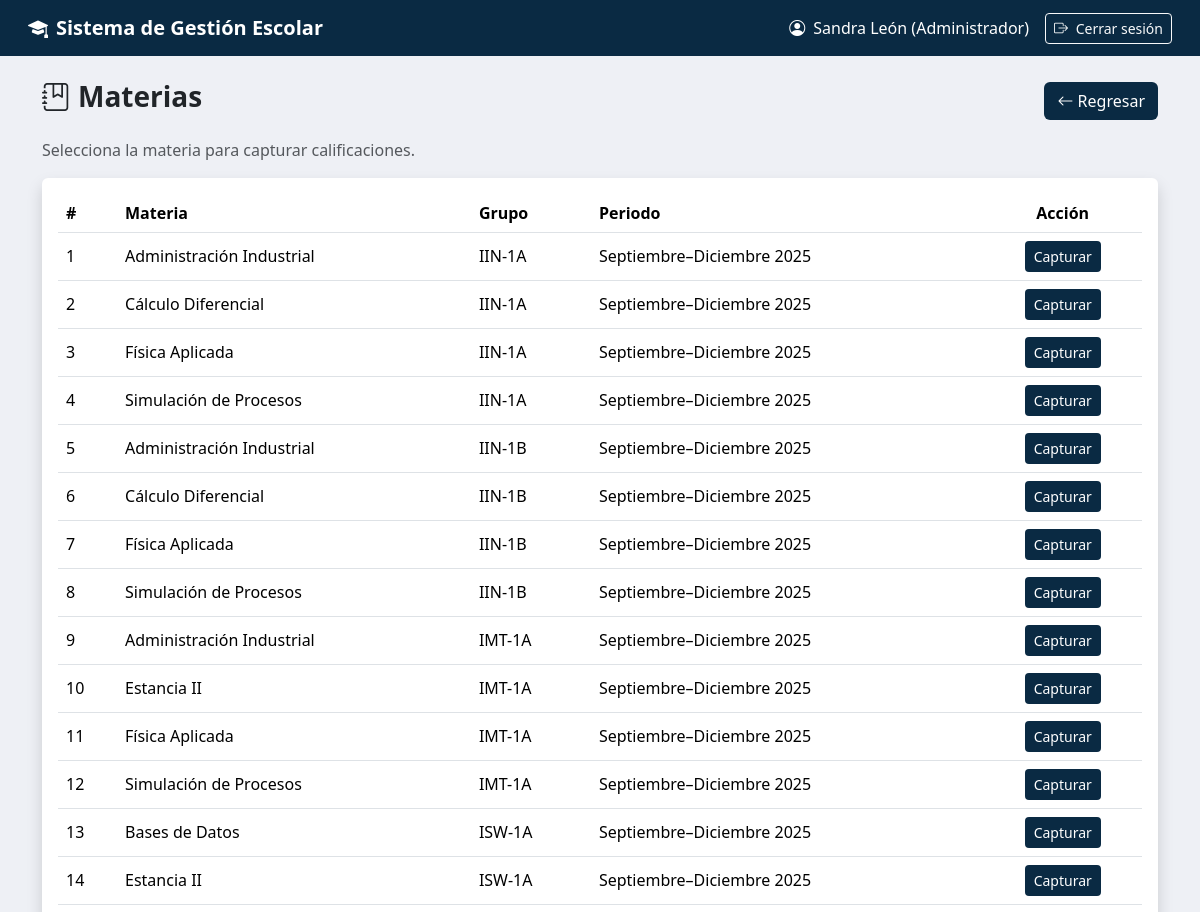
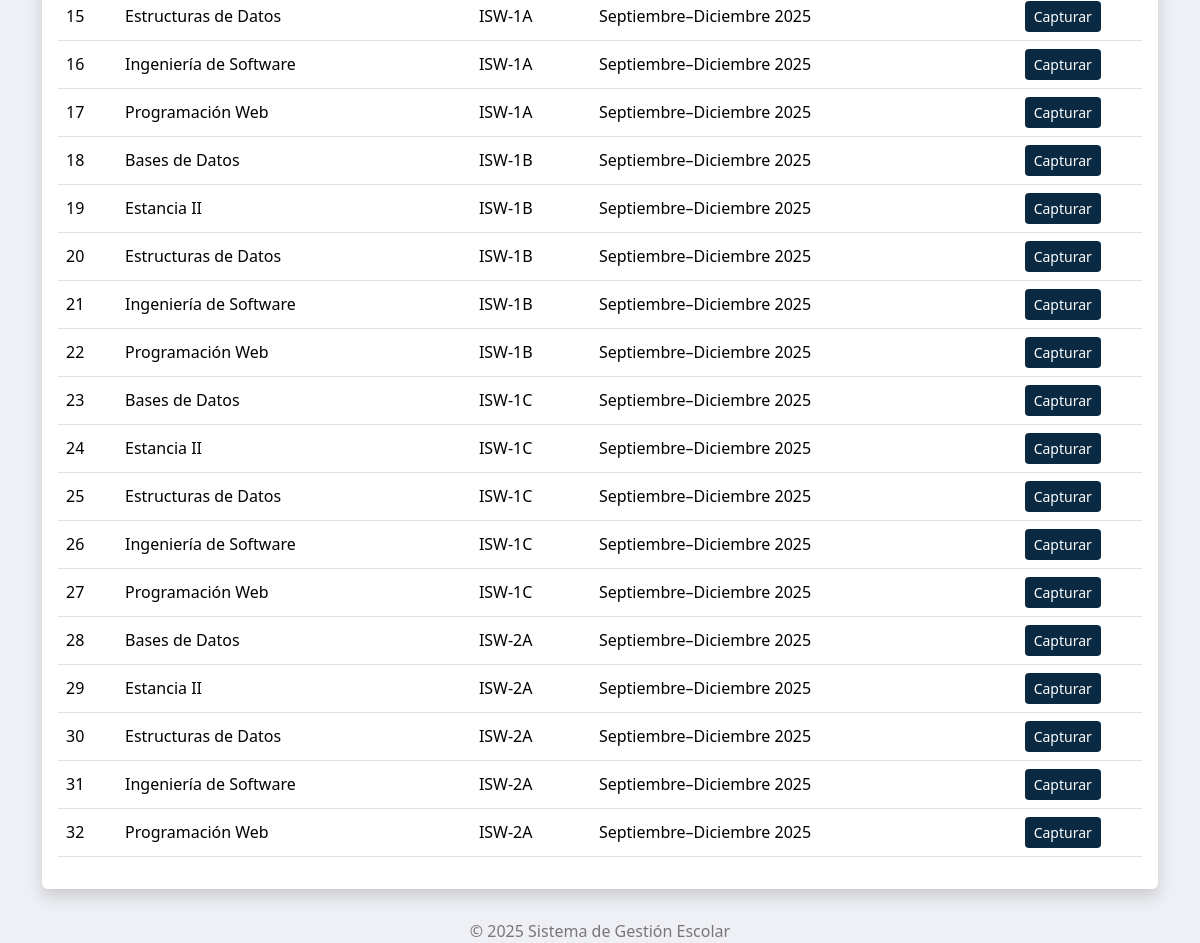
Screenshot of /index.php?action=capturaCalificaciones (signed in) with the database file from the repository (2 pictures, top to bottom).
### tables this page shows
CREATE TABLE asignaciones (
    idAsignacion INT AUTO_INCREMENT PRIMARY KEY,
    idDocente INT NOT NULL,
    idMateria INT NOT NULL,
    idGrupo INT NOT NULL,
    idPeriodo INT NOT NULL,
    FOREIGN KEY (idDocente) REFERENCES docentes(idDocente)
        ON DELETE CASCADE
        ON UPDATE CASCADE,
    FOREIGN KEY (idMateria) REFERENCES materias(idMateria)
        ON DELETE CASCADE
        ON UPDATE CASCADE,
    FOREIGN KEY (idGrupo) REFERENCES grupos(idGrupo)
        ON DELETE CASCADE
        ON UPDATE CASCADE,
    FOREIGN KEY (idPeriodo) REFERENCES periodosEscolares(idPeriodo)
        ON DELETE CASCADE
        ON UPDATE CASCADE
);

CREATE TABLE materias (
    idMateria INT AUTO_INCREMENT PRIMARY KEY,
    nombreMateria VARCHAR(100) NOT NULL,
    claveMateria VARCHAR(20) UNIQUE NOT NULL,
    horasSemana INT,
    idPeriodo INT,
    FOREIGN KEY (idPeriodo) REFERENCES periodosEscolares(idPeriodo)
        ON DELETE CASCADE
        ON UPDATE CASCADE
);

CREATE TABLE grupos (
    idGrupo INT AUTO_INCREMENT PRIMARY KEY,
    nombreGrupo VARCHAR(50) NOT NULL,
    idCarrera INT NOT NULL,
    idPeriodo INT NOT NULL,
    FOREIGN KEY (idCarrera) REFERENCES carreras(idCarrera)
        ON DELETE CASCADE
        ON UPDATE CASCADE,
    FOREIGN KEY (idPeriodo) REFERENCES periodosEscolares(idPeriodo)
        ON DELETE CASCADE
        ON UPDATE CASCADE
);

CREATE TABLE periodosEscolares (
    idPeriodo INT AUTO_INCREMENT PRIMARY KEY,
    nombrePeriodo VARCHAR(50) NOT NULL,
    fechaInicio DATE NOT NULL,
    fechaFin DATE NOT NULL
);

### app/controllers/capturaCalifController.php (called while the page is built, shortened)
<?php
require_once __DIR__ . '/../models/capturaCalifModel.php';
class CapturaCalifController {
    private $model;
    public function __construct($connection) {
        $this->model = new CapturaCalifModel($connection);
    }
    public function seleccionarMateria() {
        $rol = $_SESSION['usuario']['rol'];
        if ($rol === 'Docente') {
            if (!isset($_SESSION['usuario']['idDocente'])) {
                die("Error: el docente no tiene un ID asociado.");
            }
            $idDocente = intval($_SESSION['usuario']['idDocente']);
            $materias = $this->model->obtenerAsignacionesDocente($idDocente);
        } else {
            $materias = $this->model->obtenerTodasLasAsignaciones();
        }
        include __DIR__ . '/../views/Calificaciones/seleccionarMateria.php';
    }
}

### app/models/capturaCalifModel.php (called while the page is built, shortened)
<?php
class CapturaCalifModel {
    private $connection;
    public function __construct($connection) {
        $this->connection = $connection;
    }
    public function obtenerTodasLasAsignaciones() {
        $sql = "
            SELECT
                a.idAsignacion,
                a.idMateria,
                a.idGrupo,
                m.nombreMateria,
                g.nombreGrupo,
                p.nombrePeriodo
            FROM asignaciones a
            INNER JOIN materias m ON a.idMateria = m.idMateria
            INNER JOIN grupos g ON a.idGrupo = g.idGrupo
            INNER JOIN periodosEscolares p ON m.idPeriodo = p.idPeriodo
            ORDER BY g.nombreGrupo ASC, m.nombreMateria ASC
        ";
        return $this->connection->query($sql);
    }
}

### app/views/Calificaciones/seleccionarMateria.php (the view, shortened to what this page needs)
<link href="https://cdn.jsdelivr.net/npm/bootstrap@5.3.3/dist/css/bootstrap.min.css" rel="stylesheet">
<link href="https://cdn.jsdelivr.net/npm/bootstrap-icons@1.11.3/font/bootstrap-icons.css" rel="stylesheet">
<nav class="navbar navbar-expand-lg navbar-dark navbar-dinamica px-3">
  <div class="container-fluid">
    <span class="navbar-brand fw-semibold">
      <i class="bi bi-mortarboard-fill me-2"></i>Sistema de Gestión Escolar
    </span>
    <div class="ms-auto d-flex align-items-center">
      <span class="text-white me-3">
        <i class="bi bi-person-circle me-1"></i>
        <?= htmlspecialchars($_SESSION['usuario']['nombre']) ?>
        (<?= htmlspecialchars($_SESSION['usuario']['rol']) ?>)
      </span>
      <a href="<?= BASE_URL ?>index.php?action=logout"
         class="btn btn-outline-light btn-sm">
        <i class="bi bi-box-arrow-right me-1"></i> Cerrar sesión
      </a>
    </div>
  </div>
</nav>
<div class="container mt-4">
    <div class="d-flex justify-content-between align-items-center mb-3">
        <h3 class="fw-bold">
            <i class="bi bi-journal-bookmark me-2"></i>Materias
        </h3>
        <?php
            $dashboard = match($_SESSION['usuario']['rol']) {
                'Administrador'  => 'dashboard',
                'Administrativo' => 'dashboard_administrativo',
                'Docente'        => 'dashboard_docente',
                default          => 'dashboard'
            };
        ?>
        <a href="index.php?action=<?= $dashboard ?>" class="btn btn-dinamico">
            <i class="bi bi-arrow-left"></i> Regresar
        </a>
    </div>
    <p class="text-muted">Selecciona la materia para capturar calificaciones.</p>
    <div class="card shadow border-0">
        <div class="card-body">
            <table class="table table-hover align-middle">
                <thead class="thead-dinamico">
                    <tr>
                        <th>#</th>
                        <th>Materia</th>
                        <th>Grupo</th>
                        <th>Periodo</th>
                        <th class="text-center">Acción</th>
                    </tr>
                </thead>
                <tbody>
                    <?php $i=1; while($row = $materias->fetch_assoc()): ?>
                    <tr>
                        <td><?= $i++ ?></td>
                        <td><?= htmlspecialchars($row['nombreMateria']) ?></td>
                        <td><?= htmlspecialchars($row['nombreGrupo']) ?></td>
                        <td><?= htmlspecialchars($row['nombrePeriodo'] ?? 'Sin periodo') ?></td>
                        <td class="text-center">
                            <a href="index.php?action=calif_alumnos&materia=<?= intval($row['idMateria']) ?>&grupo=<?= intval($row['idGrupo']) ?>"
                            class="btn btn-dinamico btn-sm">
                                Capturar
                            </a>
                        </td>
                    </tr>
                    <?php endwhile; ?>
                </tbody>
            </table>
        </div>
    </div>
</div>
<div class="footer">
    © 2025 Sistema de Gestión Escolar
</div>

### rows the page displays
asignaciones: idMateria.nombreMateria "Administración Industrial", idGrupo.nombreGrupo "IIN-1A", idPeriodo.nombrePeriodo "Septiembre–Diciembre 2025"
asignaciones: idMateria.nombreMateria "Cálculo Diferencial", idGrupo.nombreGrupo "IIN-1A", idPeriodo.nombrePeriodo "Septiembre–Diciembre 2025"
asignaciones: idMateria.nombreMateria "Física Aplicada", idGrupo.nombreGrupo "IIN-1A", idPeriodo.nombrePeriodo "Septiembre–Diciembre 2025"
asignaciones: idMateria.nombreMateria "Simulación de Procesos", idGrupo.nombreGrupo "IIN-1A", idPeriodo.nombrePeriodo "Septiembre–Diciembre 2025"
asignaciones: idMateria.nombreMateria "Administración Industrial", idGrupo.nombreGrupo "IIN-1B", idPeriodo.nombrePeriodo "Septiembre–Diciembre 2025"
asignaciones: idMateria.nombreMateria "Cálculo Diferencial", idGrupo.nombreGrupo "IIN-1B", idPeriodo.nombrePeriodo "Septiembre–Diciembre 2025"
asignaciones: idMateria.nombreMateria "Física Aplicada", idGrupo.nombreGrupo "IIN-1B", idPeriodo.nombrePeriodo "Septiembre–Diciembre 2025"
asignaciones: idMateria.nombreMateria "Simulación de Procesos", idGrupo.nombreGrupo "IIN-1B", idPeriodo.nombrePeriodo "Septiembre–Diciembre 2025"
asignaciones: idMateria.nombreMateria "Administración Industrial", idGrupo.nombreGrupo "IMT-1A", idPeriodo.nombrePeriodo "Septiembre–Diciembre 2025"
asignaciones: idMateria.nombreMateria "Estancia II", idGrupo.nombreGrupo "IMT-1A", idPeriodo.nombrePeriodo "Septiembre–Diciembre 2025"
asignaciones: idMateria.nombreMateria "Física Aplicada", idGrupo.nombreGrupo "IMT-1A", idPeriodo.nombrePeriodo "Septiembre–Diciembre 2025"
asignaciones: idMateria.nombreMateria "Simulación de Procesos", idGrupo.nombreGrupo "IMT-1A", idPeriodo.nombrePeriodo "Septiembre–Diciembre 2025"
asignaciones: idMateria.nombreMateria "Bases de Datos", idGrupo.nombreGrupo "ISW-1A", idPeriodo.nombrePeriodo "Septiembre–Diciembre 2025"
asignaciones: idMateria.nombreMateria "Estancia II", idGrupo.nombreGrupo "ISW-1A", idPeriodo.nombrePeriodo "Septiembre–Diciembre 2025"
asignaciones: idMateria.nombreMateria "Estructuras de Datos", idGrupo.nombreGrupo "ISW-1A", idPeriodo.nombrePeriodo "Septiembre–Diciembre 2025"
asignaciones: idMateria.nombreMateria "Ingeniería de Software", idGrupo.nombreGrupo "ISW-1A", idPeriodo.nombrePeriodo "Septiembre–Diciembre 2025"
asignaciones: idMateria.nombreMateria "Programación Web", idGrupo.nombreGrupo "ISW-1A", idPeriodo.nombrePeriodo "Septiembre–Diciembre 2025"
asignaciones: idMateria.nombreMateria "Bases de Datos", idGrupo.nombreGrupo "ISW-1B", idPeriodo.nombrePeriodo "Septiembre–Diciembre 2025"
asignaciones: idMateria.nombreMateria "Estancia II", idGrupo.nombreGrupo "ISW-1B", idPeriodo.nombrePeriodo "Septiembre–Diciembre 2025"
asignaciones: idMateria.nombreMateria "Estructuras de Datos", idGrupo.nombreGrupo "ISW-1B", idPeriodo.nombrePeriodo "Septiembre–Diciembre 2025"
asignaciones: idMateria.nombreMateria "Ingeniería de Software", idGrupo.nombreGrupo "ISW-1B", idPeriodo.nombrePeriodo "Septiembre–Diciembre 2025"
asignaciones: idMateria.nombreMateria "Programación Web", idGrupo.nombreGrupo "ISW-1B", idPeriodo.nombrePeriodo "Septiembre–Diciembre 2025"
asignaciones: idMateria.nombreMateria "Bases de Datos", idGrupo.nombreGrupo "ISW-1C", idPeriodo.nombrePeriodo "Septiembre–Diciembre 2025"
asignaciones: idMateria.nombreMateria "Estancia II", idGrupo.nombreGrupo "ISW-1C", idPeriodo.nombrePeriodo "Septiembre–Diciembre 2025"
asignaciones: idMateria.nombreMateria "Estructuras de Datos", idGrupo.nombreGrupo "ISW-1C", idPeriodo.nombrePeriodo "Septiembre–Diciembre 2025"
asignaciones: idMateria.nombreMateria "Ingeniería de Software", idGrupo.nombreGrupo "ISW-1C", idPeriodo.nombrePeriodo "Septiembre–Diciembre 2025"
asignaciones: idMateria.nombreMateria "Programación Web", idGrupo.nombreGrupo "ISW-1C", idPeriodo.nombrePeriodo "Septiembre–Diciembre 2025"
asignaciones: idMateria.nombreMateria "Bases de Datos", idGrupo.nombreGrupo "ISW-2A", idPeriodo.nombrePeriodo "Septiembre–Diciembre 2025"
asignaciones: idMateria.nombreMateria "Estancia II", idGrupo.nombreGrupo "ISW-2A", idPeriodo.nombrePeriodo "Septiembre–Diciembre 2025"
asignaciones: idMateria.nombreMateria "Estructuras de Datos", idGrupo.nombreGrupo "ISW-2A", idPeriodo.nombrePeriodo "Septiembre–Diciembre 2025"
asignaciones: idMateria.nombreMateria "Ingeniería de Software", idGrupo.nombreGrupo "ISW-2A", idPeriodo.nombrePeriodo "Septiembre–Diciembre 2025"
asignaciones: idMateria.nombreMateria "Programación Web", idGrupo.nombreGrupo "ISW-2A", idPeriodo.nombrePeriodo "Septiembre–Diciembre 2025"

### other values shown
$_SESSION['usuario']['nombre'] "Sandra León"
$_SESSION['usuario']['rol'] "Administrador"
